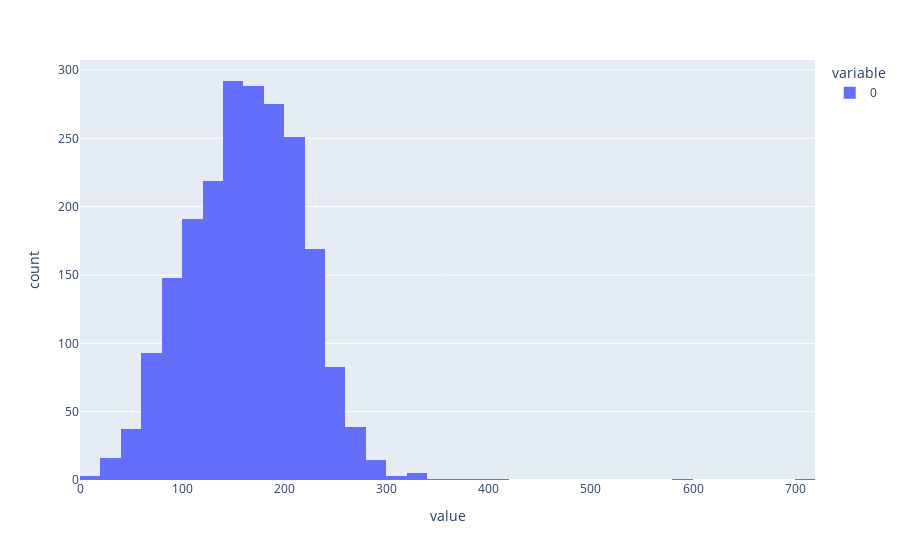

Write notebook code for a chart like this one.
### Code cell
fig = px.histogram(list(Exp.values()),nbins=50)
fig.show()

### Figure 1 — Plotly figure (JSON) as saved in the notebook; plotly's stock layout.template omitted (floating-point values rounded to 4 significant figures; data arrays with more than 128 entries replaced by an {"elided": "..."} marker saying what was removed)
{"data": [{"alignmentgroup": "True", "bingroup": "x", "hovertemplate": "variable=0<br>value=%{x}<br>count=%{y}<extra></extra>", "legendgroup": "0", "marker": {"color": "#636efa", "pattern": {"shape": ""}}, "name": "0", "nbinsx": 50, "offsetgroup": "0", "orientation": "v", "showlegend": true, "type": "histogram", "x": {"elided": "2133 int values"}, "xaxis": "x", "yaxis": "y"}], "layout": {"barmode": "relative", "legend": {"title": {"text": "variable"}, "tracegroupgap": 0}, "margin": {"t": 60}, "xaxis": {"anchor": "y", "domain": [0, 1], "title": {"text": "value"}}, "yaxis": {"anchor": "x", "domain": [0, 1], "title": {"text": "count"}}}}
